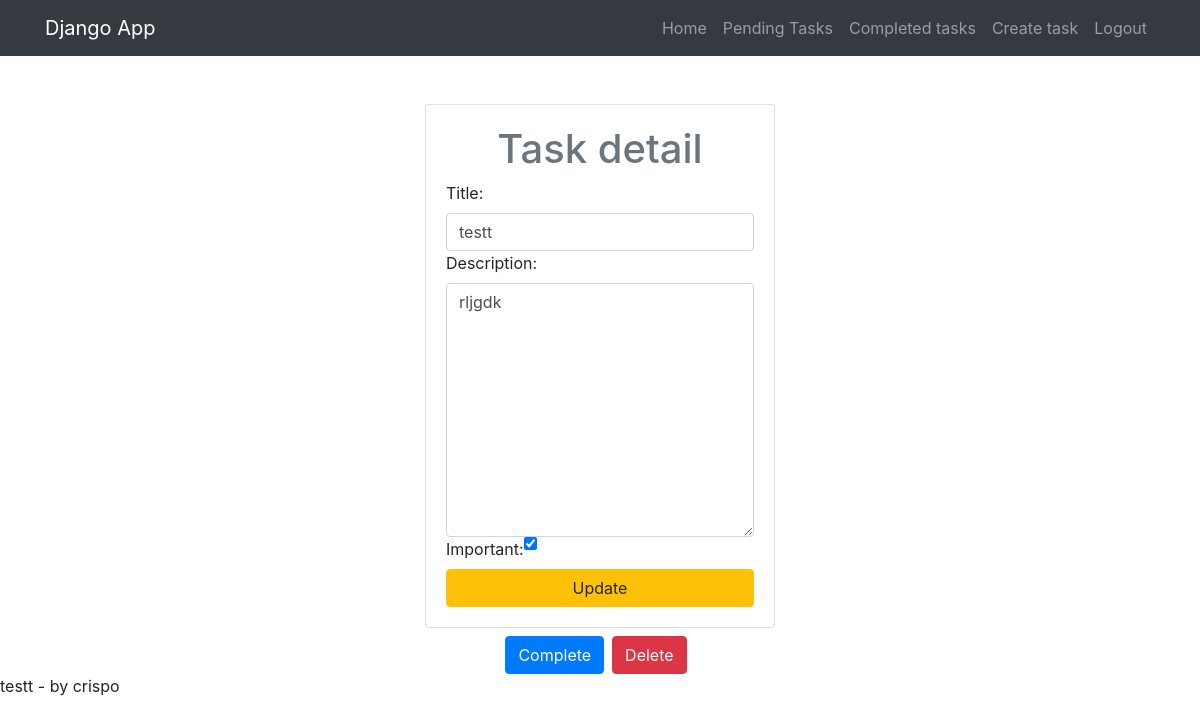
Page /tasks/12/ (signed in) on the committed database.
### tasks/models.py (models this page shows)
class Task(models.Model):
    title = models.CharField(max_length=100)
    description = models.TextField(blank=True)
    created = models.DateTimeField(auto_now_add=True)
    datecompleted = models.DateTimeField(null=True, blank=True)
    important = models.BooleanField(default=False)
    user = models.ForeignKey(User, on_delete=models.CASCADE)
    def __str__(self):
        return self.title + ' - by ' + self.user.username

### tasks/views.py (the view, shortened to what this page needs)
# urls.py: path('tasks/<int:task_id>/', views.task_detail, name='task_detail'),
@login_required
def task_detail(request, task_id):
    if request.method == 'GET':
        task = get_object_or_404(Task, pk=task_id, user=request.user)
        form = TaskForm(instance=task)
        return render(request, 'task_detail.html', {'task': task, 'from': form})

### tasks/forms.py
class TaskForm(forms.ModelForm):
    class Meta:
        model = Task
        fields = ['title', 'description', 'important']
        widgets = {
            'title': forms.TextInput(attrs={'class': 'form-control', 'placeholder': 'Title'}),
            'description': forms.Textarea(attrs={'class': 'form-control', 'placeholder': 'Write your description'}),
            'important': forms.CheckboxInput(attrs={'class': 'form-check-input m-auto'})
        }

### tasks/templates/task_detail.html
{% extends 'base.html' %} {% block content %}
<main class="container mt-5">
  <div class="row">
    <div class="col-md-4 offset-md-4">
      <form method="POST" class="card card-body">
        <h1 class="text-secondary text-center">Task detail</h1>
        {{error}} {% csrf_token %} {{from}}
        <button class="btn btn-warning">Update</button>
      </form>
      <div class="mt-2 d-flex justify-content-center">
        <form action="{% url 'task_complete' task.id %}" method="POST">
          {% csrf_token %}<button class="btn btn-primary">Complete</button>
        </form>
        <form
          action="{% url 'task_delete' task.id %}"
          method="POST"
          class="px-2"
        >
          {% csrf_token %}<button class="btn btn-danger">Delete</button>
        </form>
      </div>
    </div>
  </div>
</main>
{{task}} {% endblock %}

### rows in the picture
Task: title "testt", description "rljgdk", important "☑", title+user "testt - by crispo"
